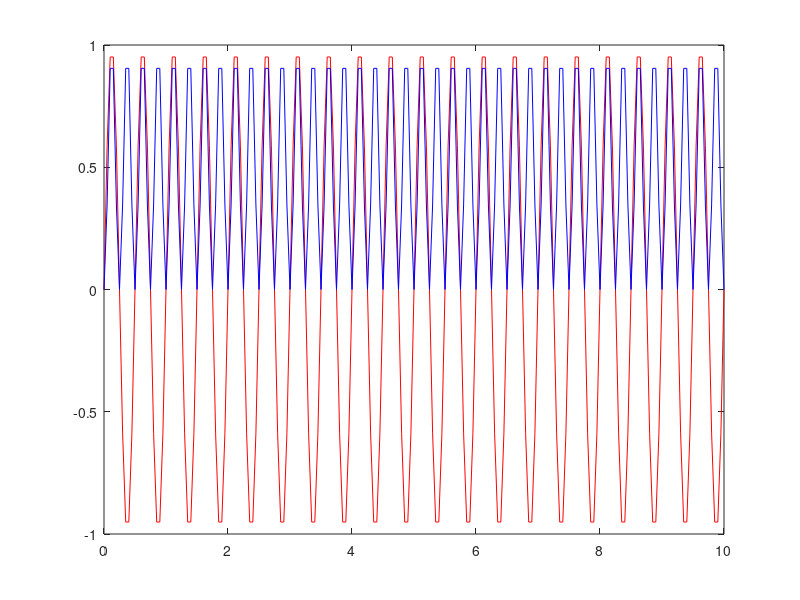

Write MATLAB code to recreate this figure.
x = rand(1,10);
% compute y = x^2
tic;
y = zeros(1,length(x));
for i = 1:length(x)
    y(i) = x(i)^2;
end
toc;


%% vectorize the computation
tic;
y = x.^2;
toc;

%%
x = rand(1,10);
z = 1:10;
tic;
y = x.*z;
toc;

%%
t = 0:.05:10;
x = sin(2*pi*2*t);
figure; plot(t, x, 'Color', 'r');
hold on; plot(t, x.^2, 'Color', [0, 0, 1]);


%%

A = rand(3,4);
B = rand(3, 4);
C = zeros(3,4);
for i = 1:size(C,1)
    for j = 1:size(C,2)
        C(i,j) = A(i,j) + B(i,j);
    end
end

%%

C = A + B;

%% scalar multiplication

A = rand(3,4);
B = 2*A;

%% matrix multiplication

A = [1, 2, 3; 4, 5, 6]; % 2 x 3
B = [-1, -2; -3, -4; -5, -6]; % 3 x 2
% resultant = 2 x 2

C = A*B; % 2 x 2

C = B*A; % 3 x 3

%%

for i = 1:size(A,1) % rows of A
    for j = 1:size(B,2) % columns of B
        C(i,j) = sum(A(i,:) .* B(:,j)');
    end
end
